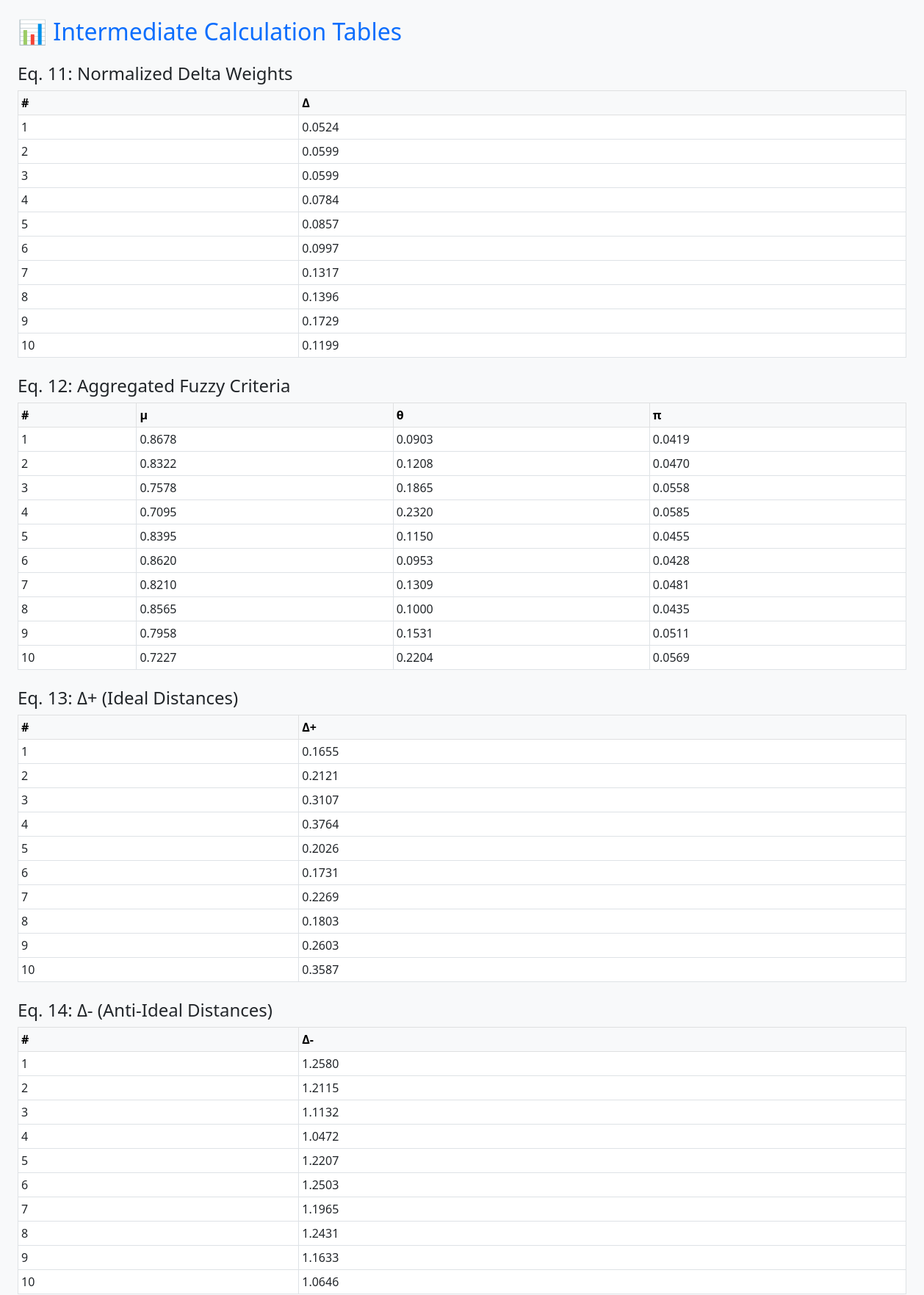
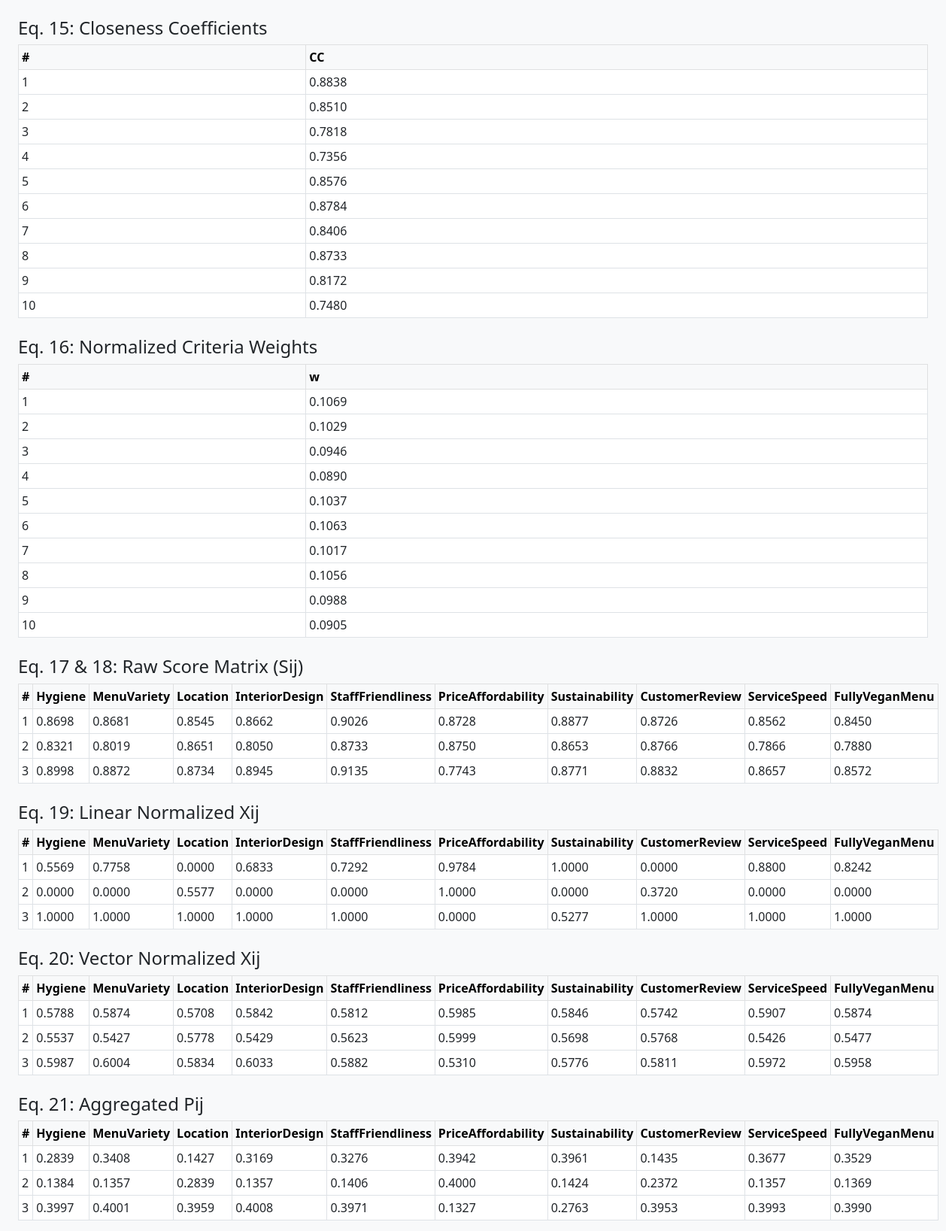
Page /tables (upper part) on the committed database (2 pictures, top to bottom).
### tables this page shows
CREATE TABLE criteria (
        id INTEGER PRIMARY KEY AUTOINCREMENT,
        name TEXT,
        type TEXT DEFAULT 'Benefit'
    );

### app.py (the view)
@app.route('/tables')
def view_tables():
    conn = sqlite3.connect(DATABASE)
    c = conn.cursor()
    c.execute("SELECT name FROM criteria")
    CRITERIA = [row[0] for row in c.fetchall()]
    c.execute("SELECT name FROM alternatives")
    ALTERNATIVES = [row[0] for row in c.fetchall()]
    c.execute("SELECT id, experience_label, expertise_label FROM users")
    users = c.fetchall()
    deltas = []
    criteria_data = []
    alt_data = {alt: [] for alt in ALTERNATIVES}
    for user_id, exp_label, exp_lvl_label in users:
        T, I, F = aggregate_T2NN(T2NN_TABLE[exp_label], T2NN_TABLE[exp_lvl_label])
        delta = score_T2NN(T, I, F)
        deltas.append(delta)
        c.execute("SELECT criterion, fuzzy_label FROM criterion_weights WHERE user_id = ?", (user_id,))
        crit_row_dict = {crit: label for crit, label in c.fetchall()}
        row_vec = [FUZZY_SCALE.get(crit_row_dict.get(k, 'Medium'), FUZZY_SCALE['Medium']) for k in CRITERIA]
        criteria_data.append(row_vec)
        c.execute("SELECT alternative, criterion, fuzzy_label FROM alternative_evaluations WHERE user_id = ?", (user_id,))
        user_alt_data_dict = {(a, k): l for a, k, l in c.fetchall()}
        for alt in ALTERNATIVES:
            alt_vec = [FUZZY_SCALE.get(user_alt_data_dict.get((alt, k), 'Medium'), FUZZY_SCALE['Medium']) for k in CRITERIA]
            alt_data[alt].append(alt_vec)
    conn.close()
    deltas = np.array(deltas)
    deltas_norm = deltas / np.sum(deltas)
    fuzzy_matrix = np.array(criteria_data)
    agg_fuzzy = aggregate_ifwa(fuzzy_matrix, deltas_norm)
    delta_pos = np.linalg.norm(agg_fuzzy - [1.0, 0.0, 0.0], axis=1)
    delta_neg = np.linalg.norm(agg_fuzzy - [0.0, 1.0, 0.0], axis=1)
    cc = delta_neg / (delta_pos + delta_neg)
    weights = cc / np.sum(cc)
    Xij = np.zeros((len(ALTERNATIVES), len(CRITERIA)))
    all_agg_alt = []
    for i, alt in enumerate(ALTERNATIVES):
        fuzzy_matrix = np.array(alt_data[alt])
        agg = aggregate_ifwa(fuzzy_matrix, deltas_norm)
        all_agg_alt.append(agg)
        scores = np.array([score_if(*triple) for triple in agg])
        Xij[i] = scores
    K1 = normalize_linear(Xij)
    K2 = normalize_vector(Xij)
    Pij = aggregate_normalization(K1, K2)
    Sij = np.zeros((len(ALTERNATIVES), len(CRITERIA)))
    for i, alt in enumerate(ALTERNATIVES):
        fuzzy_matrix = np.array(alt_data[alt])
        agg = aggregate_ifwa(fuzzy_matrix, deltas_norm)
        scores = np.array([score_if(*triple) for triple in agg])
        Sij[i] = scores
    Zij = calculate_Zij(Pij, weights)
    conn = sqlite3.connect(DATABASE)
    c = conn.cursor()
    c.execute("SELECT name, type FROM criteria")
    crit_types = dict(c.fetchall())
    conn.close()
    cost_idx = [i for i, crit in enumerate(CRITERIA) if crit_types[crit] == "Cost"]
    benefit_idx = [i for i, crit in enumerate(CRITERIA) if crit_types[crit] == "Benefit"]
    Li = Zij[:, cost_idx].sum(axis=1) if cost_idx else np.zeros(len(ALTERNATIVES))
    Ai = Zij[:, benefit_idx].sum(axis=1) if benefit_idx else np.zeros(len(ALTERNATIVES))
    λ = len(cost_idx) / len(CRITERIA)
    Ri = np.zeros(len(Li))
    for i in range(len(Li)):
        if Li[i] == 0:
            Ri[i] = Ai[i] ** (1 - λ)
        elif Ai[i] == 0:
            Ri[i] = Li[i] ** λ
        else:
            Ri[i] = (Li[i] ** λ) + (Ai[i] ** (1 - λ))
    tables = [
        {"title": "Eq. 11: Normalized Delta Weights", "headers": ["Δ"], "rows": [[v] for v in deltas_norm]},
        {"title": "Eq. 12: Aggregated Fuzzy Criteria", "headers": ["μ", "θ", "π"], "rows": agg_fuzzy.tolist()},
        {"title": "Eq. 13: Δ+ (Ideal Distances)", "headers": ["Δ+"], "rows": [[v] for v in delta_pos]},
        {"title": "Eq. 14: Δ- (Anti-Ideal Distances)", "headers": ["Δ-"], "rows": [[v] for v in delta_neg]},
        {"title": "Eq. 15: Closeness Coefficients", "headers": ["CC"], "rows": [[v] for v in cc]},
        {"title": "Eq. 16: Normalized Criteria Weights", "headers": ["w"], "rows": [[v] for v in weights]},
        {"title": "Eq. 17 & 18: Raw Score Matrix (Sij)", "headers": CRITERIA, "rows": Sij.tolist()},
        {"title": "Eq. 19: Linear Normalized Xij", "headers": CRITERIA, "rows": K1.tolist()},
        {"title": "Eq. 20: Vector Normalized Xij", "headers": CRITERIA, "rows": K2.tolist()},
        {"title": "Eq. 21: Aggregated Pij", "headers": CRITERIA, "rows": Pij.tolist()},
        {"title": "Eq. 22: Final Scores (Zij)", "headers": CRITERIA, "rows": Zij.tolist()},
        {"title": "Final Ranking Ri", "headers": ["Ri"], "rows": [[v] for v in Ri]}
    ]
    return render_template("tables.html", tables=tables)

### app.py (called while the page is built)
def score_T2NN(T = [], I = [], F = []):
    return (1/12)*(8 + (T[0]+2*T[1]+T[2]) - (I[0]+2*I[1]+I[2]) - (F[0]+2*F[1]+F[2]))

def aggregate_ifwa(fuzzy_matrix, weights):
    fuzzy_matrix = np.array(fuzzy_matrix)
    w = np.array(weights).reshape(-1, 1)
    mu = fuzzy_matrix[:, :, 0]
    theta = fuzzy_matrix[:, :, 1]
    pi = fuzzy_matrix[:, :, 2]
    mu_agg = 1 - np.prod((1 - mu) ** w, axis=0)
    theta_agg = np.prod(theta ** w, axis=0)
    pi_agg = 1 - mu_agg - theta_agg
    return np.vstack([mu_agg, theta_agg, pi_agg]).T

def score_if(mu, theta, pi):
    return (3 + mu - 2 * theta - pi) / 4 #denklem 18

def normalize_linear(X):
    norm = np.zeros_like(X, dtype=float)
    for j in range(X.shape[1]):
        col = [Decimal(str(x)) for x in X[:, j]]
        min_val = min(col)
        max_val = max(col)
        denom = max_val - min_val if max_val != min_val else Decimal("1")
        for i in range(len(col)):
            norm[i][j] = float((col[i] - min_val) / denom)
    return norm

def normalize_vector(X):
    norm = np.sqrt(np.sum(X**2, axis=0))
    return X / norm

def aggregate_normalization(K1, K2, beta=0.5):
    return (beta * K1 + (1 - beta) * K2) / 2

def calculate_Zij(Pij, weights):
    return Pij * weights

### templates/tables.html (shortened to what this page needs)
<!DOCTYPE html>
<html lang="en">
<head>
    <link rel="stylesheet" href="https://cdn.jsdelivr.net/npm/bootstrap@5.3.0/dist/css/bootstrap.min.css">
</head>
<body class="bg-light p-4">
    <h2 class="text-primary mb-4">📊 Intermediate Calculation Tables</h2>
    {% for table in tables %}
        <h4>{{ table.title }}</h4>
        <table class="table table-bordered table-sm mb-4">
            <thead class="table-light">
                <tr>
                    <th>#</th>
                    {% for col in table.headers %}
                        <th>{{ col }}</th>
                    {% endfor %}
                </tr>
            </thead>
            <tbody>
                {% for row in table.rows %}
                    <tr>
                        <td>{{ loop.index }}</td>
                        {% for cell in row %}
                            <td>{{ '%.4f' % cell }}</td>
                        {% endfor %}
                    </tr>
                {% endfor %}
            </tbody>
        </table>
    {% endfor %}
</body>
</html>

### rows in the picture
criteria: name "Hygiene"
criteria: name "MenuVariety"
criteria: name "Location"
criteria: name "InteriorDesign"
criteria: name "StaffFriendliness"
criteria: name "PriceAffordability"
criteria: name "Sustainability"
criteria: name "CustomerReview"
criteria: name "ServiceSpeed"
criteria: name "FullyVeganMenu"

### other values in the picture
{{ table.title }} "Eq. 11: Normalized Delta Weights" "Eq. 12: Aggregated Fuzzy Criteria" "Eq. 13: Δ+ (Ideal Distances)" "Eq. 14: Δ- (Anti-Ideal Distances)" "Eq. 15: Closeness Coefficients" "Eq. 16: Normalized Criteria Weights" "Eq. 17 & 18: Raw Score Matrix (Sij)" "Eq. 19: Linear Normalized Xij" "Eq. 20: Vector Normalized Xij" "Eq. 21: Aggregated Pij"
{{ col }} "Δ" "μ" "θ" "π" "Δ+" "Δ-" "CC" "w"
{{ '%.4f' % cell }} "0.0524" "0.0599" "0.0599" "0.0784" "0.0857" "0.0997" "0.1317" "0.1396" "0.1729" "0.1199" "0.8678" "0.0903" "0.0419" "0.8322" "0.1208" "0.0470" "0.7578" "0.1865" "0.0558" "0.7095" "0.2320" "0.0585" "0.8395" "0.1150" "0.0455" "0.8620" "0.0953" "0.0428" "0.8210" "0.1309" "0.0481" "0.8565" "0.1000" "0.0435" "0.7958" "0.1531" "0.0511" "0.7227" "0.2204" "0.0569" "0.1655" "0.2121" "0.3107" "0.3764" "0.2026" "0.1731" "0.2269" "0.1803" "0.2603" "0.3587" "1.2580" "1.2115" "1.1132" "1.0472" "1.2207" "1.2503" "1.1965" "1.2431" "1.1633" "1.0646" "0.8838" "0.8510" "0.7818" "0.7356" "0.8576" "0.8784" "0.8406" "0.8733" "0.8172" "0.7480" "0.1069" "0.1029" "0.0946" "0.0890" "0.1037" "0.1063" "0.1017" "0.1056" "0.0988" "0.0905" "0.8698" "0.8681" "0.8545" "0.8662" "0.9026" "0.8728" "0.8877" "0.8726" "0.8562" "0.8450" "0.8321" "0.8019" "0.8651" "0.8050" "0.8733" "0.8750" "0.8653" "0.8766" "0.7866" "0.7880" "0.8998" "0.8872" "0.8734" "0.8945" "0.9135" "0.7743" "0.8771" "0.8832" "0.8657" "0.8572" "0.5569" "0.7758" "0.0000" "0.6833" "0.7292" "0.9784" "1.0000" "0.0000" "0.8800" "0.8242" "0.0000" "0.0000" "0.5577" "0.0000" "0.0000" "1.0000" "0.0000" "0.3720" "0.0000" "0.0000" "1.0000" "1.0000" "1.0000" "1.0000" "1.0000" "0.0000" "0.5277" "1.0000" "1.0000" "1.0000" "0.5788" "0.5874" "0.5708" "0.5842" "0.5812" "0.5985" "0.5846" "0.5742" "0.5907" "0.5874" "0.5537" "0.5427" "0.5778" "0.5429" "0.5623" "0.5999" "0.5698" "0.5768" "0.5426" "0.5477" "0.5987" "0.6004" "0.5834" "0.6033" "0.5882" "0.5310" "0.5776" "0.5811" "0.5972" "0.5958" "0.2839" "0.3408" "0.1427" "0.3169" "0.3276" "0.3942" "0.3961" "0.1435" "0.3677" "0.3529" "0.1384" "0.1357" "0.2839" "0.1357" "0.1406" "0.4000" "0.1424" "0.2372" "0.1357" "0.1369" "0.3997" "0.4001" "0.3959" "0.4008" "0.3971" "0.1327" "0.2763" "0.3953" "0.3993" "0.3990"
